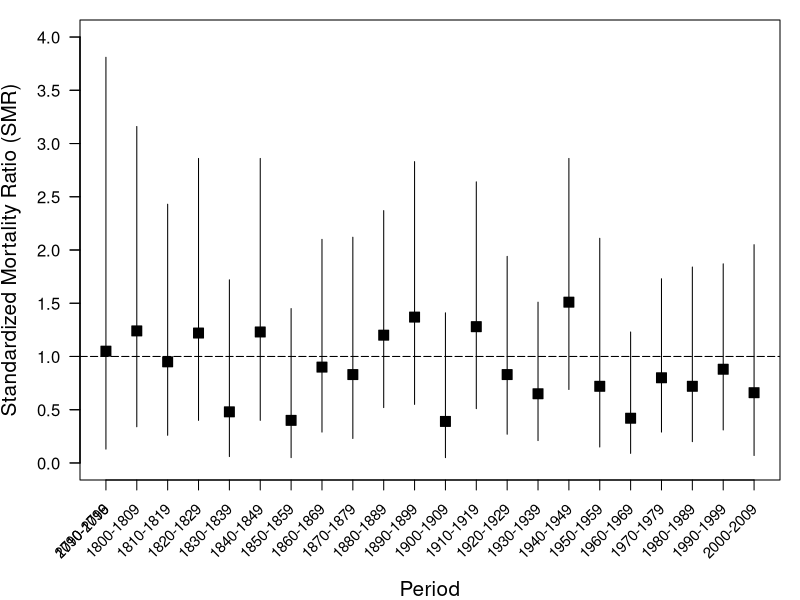
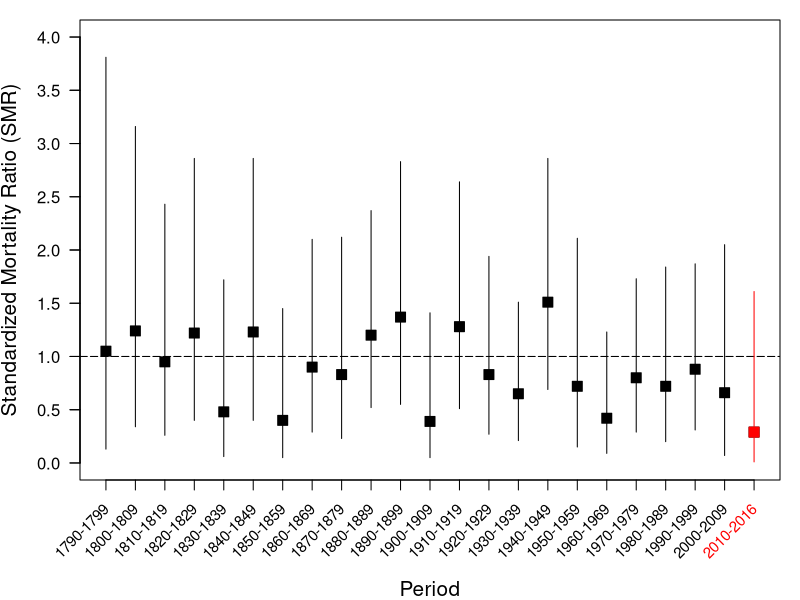

The R script that drew these images, in order:
##########################################################
## Program: SCOTUS_SMR_plot.R                           ##
## Created by: Robert J. Reynolds, MPH PhD              ##
## Description: This program reads in a set of SMRs and ##
##   converts them into a plot                          ##
## Last modified: 15 February 2016                      ##
##########################################################

## Read in the SMRs
  smr.data <- read.table("smr.txt",header=TRUE,sep=" ")

## Set graphical parameters (margins)
  par(mar = c(6, 4, 1, 1))

## Create the SMR plot backbone
  plot(seq(1,22,1),smr.data$smr[1:22],pch=22,col="black",bg="black",xaxt="n",yaxt="n",
       ylim=c(0,4),xlab="",ylab="",cex=1.5)

## Add axes and tick-mark labels
  axis(1,at=1:22,labels=FALSE)
  axis(2,at=seq(0,4,0.5), labels=FALSE)
  text(1:22,par("usr")[3]-0.25,srt=45,adj=1,labels=smr.data$period,xpd=TRUE,cex=0.9)
  axis(2,las=1,at=c(0,0.5,1,1.5,2,2.5,3,3.5,4),labels=c("0.0","0.5","1.0","1.5","2.0","2.5","3.0","3.5","4.0"))

## Add Axis labels
  mtext(1,text="Period",line = 5,cex=1.25)
  mtext(2,text="Standardized Mortality Ratio (SMR)",line=3,cex=1.25)

## Add the NULL line
  abline(h=1,lty="longdash")

## Put in all the confidence bands 
for (i in 1:22) {
  segments(i,smr.data$lci[i],i,smr.data$uci[i],col="black")
}

######################################################################################
## This section is for the extended study which includes the death of Justice Scalia
## Adds a 23rd point and confidence band in red
######################################################################################

## Create the SMR plot backbone
  plot(seq(1,23,1),smr.data$smr,pch=22,col="black",bg="black",xaxt="n",yaxt="n",
       ylim=c(0,4),xlab="",ylab="",cex=1.5)
  points(23,smr.data$smr[23],pch=22,col="red",bg="red",cex=1.5)

## Add axes and tick-mark labels
  axis(1,at=1:23,labels=FALSE)
  axis(2,at=seq(0,4,0.5), labels=FALSE)
  text(1:22,par("usr")[3]-0.25,srt=45,adj=1,labels=smr.data$period[1:22],xpd=TRUE,cex=0.9)
  text(23,par("usr")[3]-0.25,srt=45,adj=1,labels=smr.data$period[23],xpd=TRUE,cex=0.9,col="red")
  axis(2,las=1,at=c(0,0.5,1,1.5,2,2.5,3,3.5,4),labels=c("0.0","0.5","1.0","1.5","2.0","2.5","3.0","3.5","4.0"))

## Add Axis labels
  mtext(1,text="Period",line = 5,cex=1.25)
  mtext(2,text="Standardized Mortality Ratio (SMR)",line=3,cex=1.25)

## Add the NULL line
  abline(h=1,lty="longdash")

## Put in all the confidence bands
  for (i in 1:22) {
    segments(i,smr.data$lci[i],i,smr.data$uci[i],col="black")
  }
  segments(23,smr.data$lci[23],23,smr.data$uci[23],col="red") 